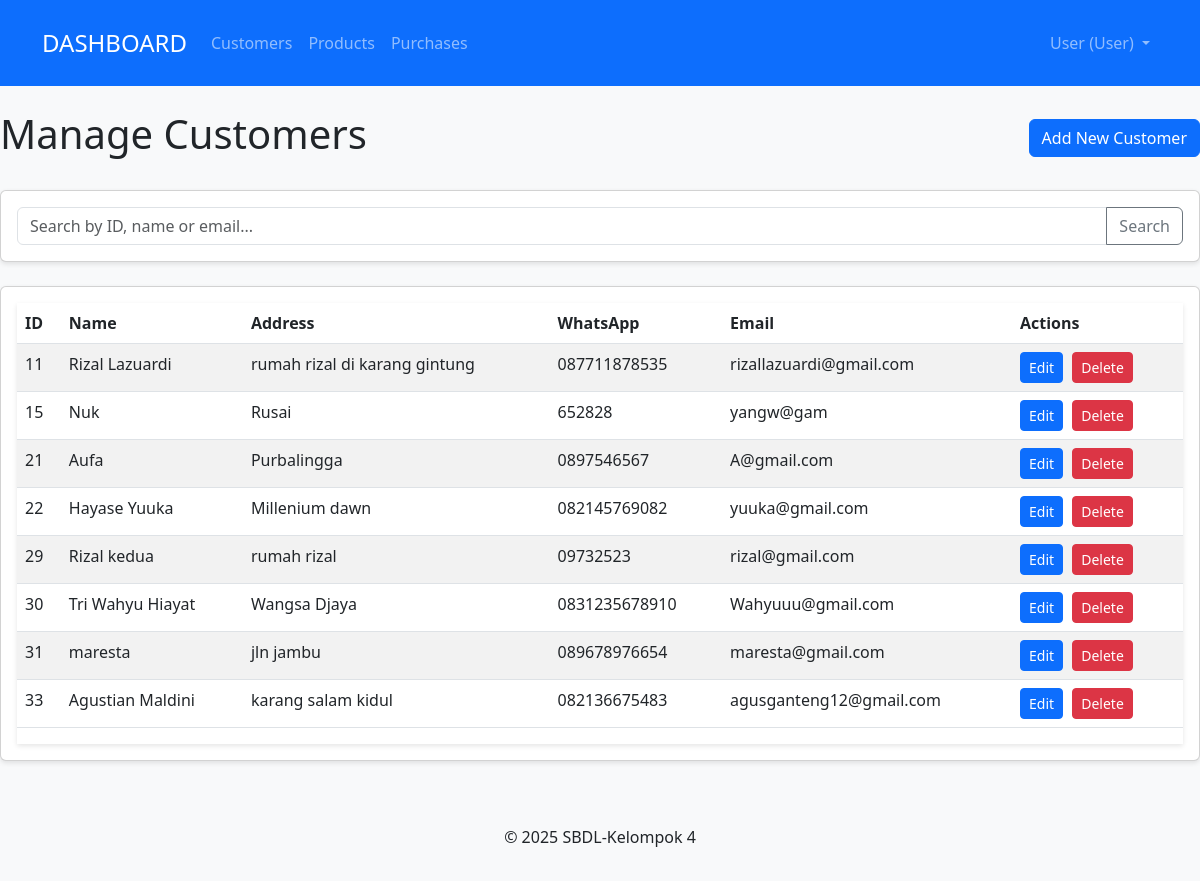
Screenshot of /admin/pages/customer/index.php with the database file from the repository.
### tables this page shows
CREATE TABLE `tb_customer` (
  `nama_customer` varchar(100) NOT NULL,
  `id_customer` int NOT NULL,
  `alamat_customer` varchar(255) NOT NULL,
  `no_wa_cutomer` varchar(20) NOT NULL,
  `email_customer` varchar(100) NOT NULL,
  `id_login` int DEFAULT NULL,
  `foto_profil` varchar(255) NOT NULL
);

### admin/pages/customer/index.php (the view, shortened to what this page needs)
<?php
require_once '../../../config/database.php';
$search = isset($_GET['search']) ? $_GET['search'] : '';
$searchCondition = '';
$query = "SELECT * FROM tb_customer" . $searchCondition . " ORDER BY id_customer";
$result = mysqli_query($conn, $query);
include '../includes/header.php';
?>
<div class="d-flex justify-content-between align-items-center mb-4">
    <h1>Manage Customers</h1>
    <a href="add.php" class="btn btn-primary">Add New Customer</a>
</div>
<div class="card mb-4">
    <div class="card-body">
        <form method="GET" action="">
            <div class="input-group">
                <input type="text" class="form-control" name="search" placeholder="Search by ID, name or email..." value="<?php echo htmlspecialchars($search); ?>">
                <button class="btn btn-outline-secondary" type="submit">Search</button>
            </div>
        </form>
    </div>
</div>
<div class="card">
    <div class="card-body">
        <div class="table-responsive">
            <table class="table table-striped table-hover">
                <thead>
                    <tr>
                        <th>ID</th>
                        <th>Name</th>
                        <th>Address</th>
                        <th>WhatsApp</th>
                        <th>Email</th>
                        <th>Actions</th>
                    </tr>
                </thead>
                <tbody>
                    <?php
                    if (mysqli_num_rows($result) > 0) {
                        while ($row = mysqli_fetch_assoc($result)) {
                            echo "<tr>";
                            echo "<td>{$row['id_customer']}</td>";
                            echo "<td>{$row['nama_customer']}</td>";
                            echo "<td>{$row['alamat_customer']}</td>";
                            echo "<td>{$row['no_wa_cutomer']}</td>";
                            echo "<td>{$row['email_customer']}</td>";
                            echo "<td>
                                    <a href='edit.php?id={$row['id_customer']}' class='btn btn-sm btn-primary btn-action' data-bs-toggle='tooltip' title='Edit'><i class='bi bi-pencil'></i> Edit</a>
                                    <a href='delete.php?id={$row['id_customer']}' class='btn btn-sm btn-danger btn-action delete-btn' data-bs-toggle='tooltip' title='Delete'><i class='bi bi-trash'></i> Delete</a>
                                  </td>";
                            echo "</tr>";
                        }
                    } else {
                        echo "<tr><td colspan='6' class='text-center'>No customers found</td></tr>";
                    }
                    ?>
                </tbody>
            </table>
        </div>
    </div>
</div>
<?php
include '../includes/footer.php';
?>

### admin/pages/includes/header.php (shortened to what this page needs)
<?php
if (!function_exists('getRelativePath')) {
    function getRelativePath() {
        return './';
    }
}
function getCount($table) {
    global $conn;
    $result = mysqli_query($conn, "SELECT COUNT(*) as total FROM $table");
    $data = mysqli_fetch_assoc($result);
    return $data['total'] ?? 0;
}
$purchaseCount = getCount('tb_pembelian');
 ?>
<!DOCTYPE html>
<html lang="en">
<head>
    <link rel="stylesheet" href="https://cdnjs.cloudflare.com/ajax/libs/bootstrap/5.3.0/css/bootstrap.min.css">
    <link rel="stylesheet" href="<?php echo getRelativePath(); ?>assets/css/style.css">
</head>
<body>
<nav class="navbar navbar-expand-lg navbar-dark bg-primary mb-4">
    <div class="container">
        <a class="navbar-brand" href="<?php echo getRelativePath(); ?>../home/index.php">DASHBOARD</a>
        <div class="collapse navbar-collapse" id="navbarNav">
            <ul class="navbar-nav">
                <li class="nav-item">
                    <a class="nav-link" href="<?php echo getRelativePath(); ?>../../pages/customer/index.php">Customers</a>
                </li>
                <li class="nav-item">
                    <a class="nav-link" href="<?php echo getRelativePath(); ?>../../pages/product/index.php">Products</a>
                </li>
                <li class="nav-item">
                    <a class="nav-link" href="<?php echo getRelativePath(); ?>../../pages/purchase/index.php">Purchases</a>
                </li>
            </ul>
            <ul class="navbar-nav ms-auto">
                <li class="nav-item dropdown">
                    <a class="nav-link dropdown-toggle" href="#" id="navbarDropdown" role="button" data-bs-toggle="dropdown" aria-expanded="false">
                        <?php echo isset($_SESSION['username']) ? htmlspecialchars($_SESSION['username']) : 'User'; ?>
                        (<?php echo isset($_SESSION['role']) ? ucfirst($_SESSION['role']) : 'User'; ?>)
                    </a>
                </li>
            </ul>
        </div>
    </div>
</nav>

### admin/pages/includes/footer.php (shortened to what this page needs)
<footer class="bg-light py-3 mt-5">
    <div class="container text-center">
        <p>&copy; <?php echo date('Y'); ?> SBDL-Kelompok 4</p>
    </div>
</footer>
</body>
</html>

### admin/assets/css/style.css (style rules this page uses)
body { background-color: #f8f9fa; }
.card { margin-bottom: 20px; box-shadow: 0 2px 5px rgba(0, 0, 0, 0.1); }
.table-responsive { box-shadow: 0 2px 5px rgba(0, 0, 0, 0.1); }
.btn-action { margin-right: 5px; }

### admin/pages/includes/header.php (style rules this page uses)
.navbar { position: sticky; top: 0; z-index: 1000; padding: 20px 0; transition: all 0.3s ease; }
.navbar-brand { font-size: 24px; transition: font-size 0.3s ease; }

### rows the page displays
tb_customer: id_customer "11", nama_customer "Rizal Lazuardi", alamat_customer "rumah rizal di karang gintung", no_wa_cutomer "087711878535", email_customer "rizallazuardi@gmail.com"
tb_customer: id_customer "15", nama_customer "Nuk", alamat_customer "Rusai", no_wa_cutomer "652828", email_customer "yangw@gam"
tb_customer: id_customer "21", nama_customer "Aufa", alamat_customer "Purbalingga", no_wa_cutomer "0897546567", email_customer "A@gmail.com"
tb_customer: id_customer "22", nama_customer "Hayase Yuuka", alamat_customer "Millenium dawn", no_wa_cutomer "082145769082", email_customer "yuuka@gmail.com"
tb_customer: id_customer "29", nama_customer "Rizal kedua", alamat_customer "rumah rizal", no_wa_cutomer "09732523", email_customer "rizal@gmail.com"
tb_customer: id_customer "30", nama_customer "Tri Wahyu Hiayat", alamat_customer "Wangsa Djaya", no_wa_cutomer "0831235678910", email_customer "Wahyuuu@gmail.com"
tb_customer: id_customer "31", nama_customer "maresta", alamat_customer "jln jambu", no_wa_cutomer "089678976654", email_customer "maresta@gmail.com"
tb_customer: id_customer "33", nama_customer "Agustian Maldini", alamat_customer "karang salam kidul", no_wa_cutomer "082136675483", email_customer "agusganteng12@gmail.com"
